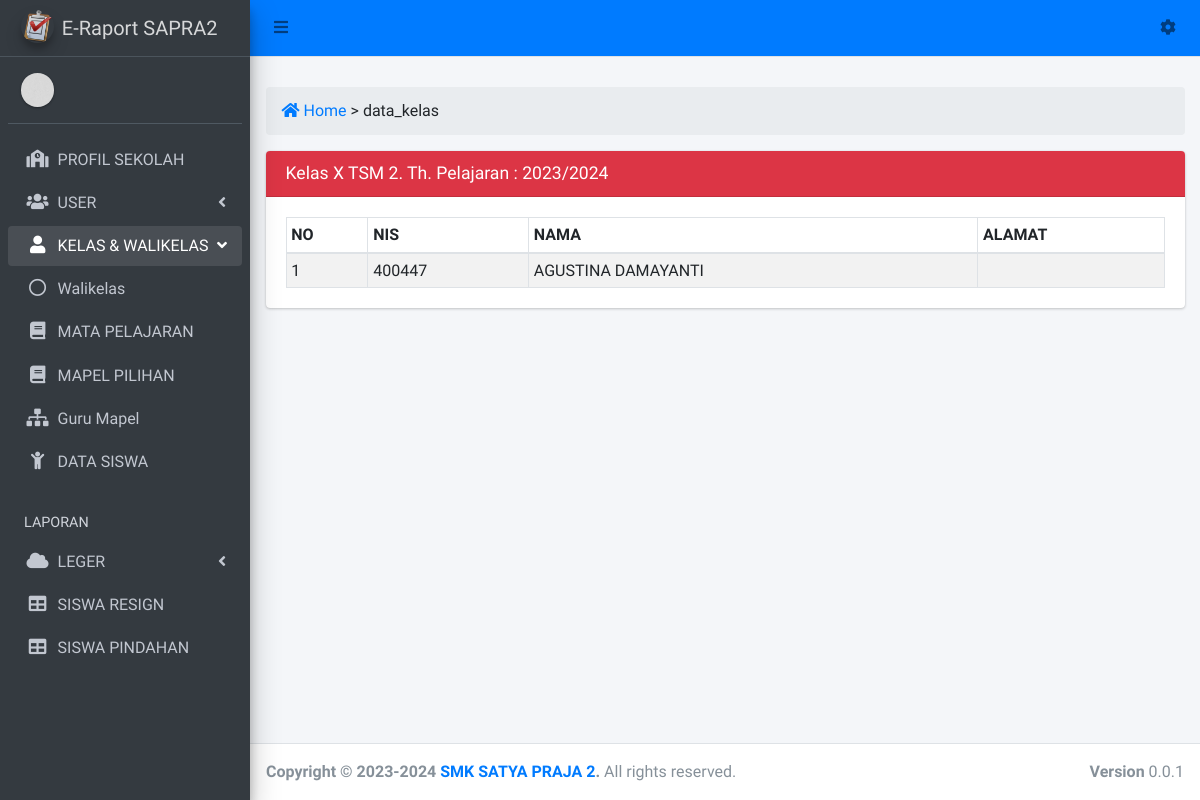
Page /admin?view=data_kelas&kelas=X&jurusan=TSM&pkelas=2&thpel=2023/2024 on the earlier database version.
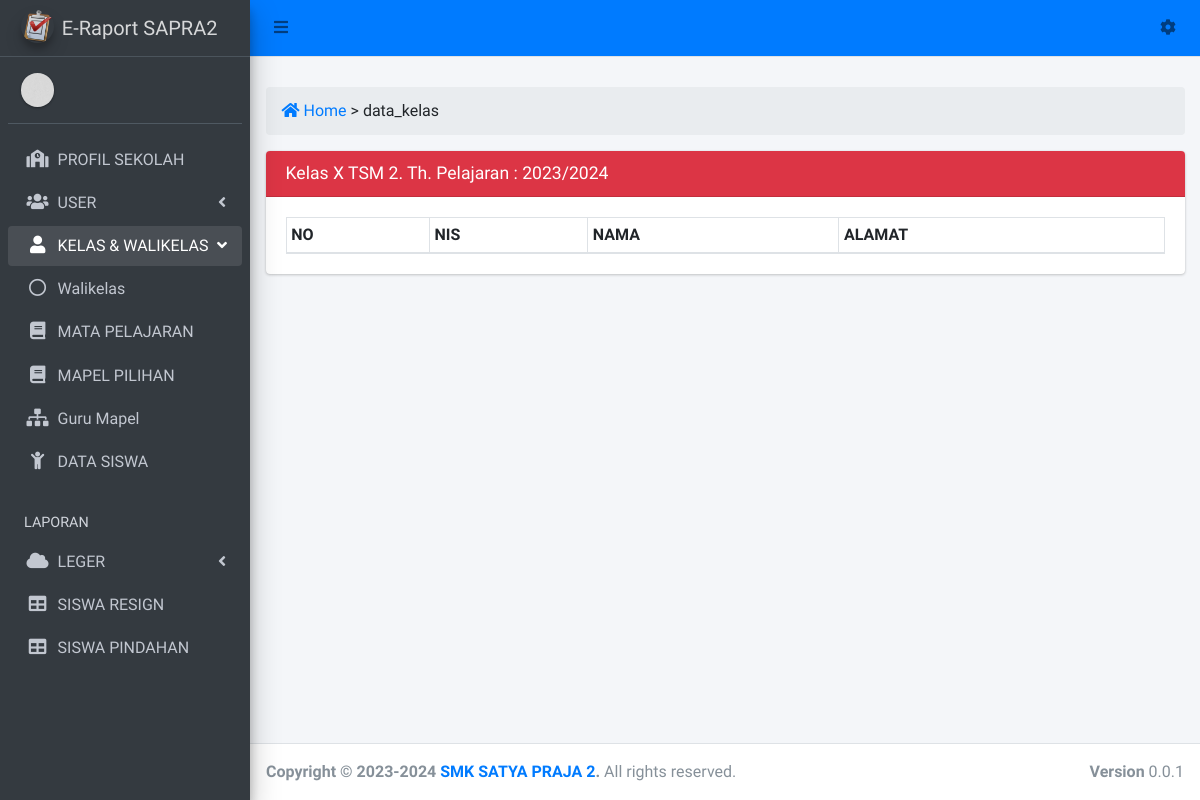
Same page on the later database version.
### tables this page shows
CREATE TABLE `tb_siswa` (
  `id` int(10) NOT NULL,
  `nis` int(10) NOT NULL,
  `nisn` int(20) NOT NULL,
  `nama` varchar(50) NOT NULL,
  `kel` varchar(3) NOT NULL,
  `kelas` varchar(3) NOT NULL,
  `jurusan` varchar(5) NOT NULL,
  `pemkelas` varchar(1) NOT NULL,
  `th_pelajaran` varchar(12) NOT NULL,
  `ttl` varchar(40) NOT NULL,
  `kelamin` enum('L','P') NOT NULL,
  `agama` varchar(10) NOT NULL,
  `status` varchar(20) NOT NULL,
  `anak_ke` int(2) NOT NULL,
  `alamat_siswa` text NOT NULL,
  `hp_siswa` varchar(15) NOT NULL,
  `asal_sekolah` varchar(40) NOT NULL,
  `tgl_terima` varchar(20) NOT NULL,
  `ayah` varchar(50) NOT NULL,
  `ibu` varchar(50) NOT NULL,
  `alamat_ortu` text NOT NULL,
  `hp_ortu` varchar(15) NOT NULL,
  `kerja_ayah` varchar(20) NOT NULL,
  `kerja_ibu` varchar(20) NOT NULL,
  `nama_wali` varchar(50) NOT NULL,
  `alamat_wali` text NOT NULL,
  `hp_wali` varchar(50) NOT NULL,
  `kerja_wali` varchar(20) NOT NULL,
  `semester` enum('Ganjil','Genap','','') NOT NULL
);

### view/operator/home_kelas.php (the view)
<div class="row">
  <div class="col-sm-12">
    <ol class="breadcrumb <?= $bg_breadcrumb;  ?>">
	    <li><a href="admin" class="pr-1"><i class="fas fa-home"></i> Home</a></li>
	    <li class="active"> > <?= $_GET['view'] ?: 'Dashboard'; ?></li>
	  </ol>
  </div>
</div>
<?php
if (isset($_GET['kelas']) && isset($_GET['jurusan']) && isset($_GET['pkelas']) && isset($_GET['thpel'])) {
	$kelas = $_GET['kelas'];
	$jurusan = $_GET['jurusan'];
	$pkelas = $_GET['pkelas'];
	$th_pelajaran = $_GET['thpel'];
?>
<div class="row">
	<div class="col-sm-12">
		<div class="card">
			<div class="card-header bg-danger">
				<h3 class="card-title">Kelas <?= $kelas." ".$jurusan." ".$pkelas; ?>. Th. Pelajaran : <?= $th_pelajaran; ?></h3>
			</div>
			<div class="card-body">
				<table id="example1" class="table table-sm table-bordered table-striped">
					<thead>
						<tr>
							<th>NO</th>
							<th>NIS</th>
							<th>NAMA</th>
							<th>ALAMAT</th>
						</tr>
					</thead>
					<tbody>
						<?php
						$no = 1;
						$sql = mysqli_query($koneksi, "select * from tb_siswa where kelas = '$kelas' and jurusan = '$jurusan' and pemkelas = '$pkelas' and th_pelajaran = '$th_pelajaran'");
						while ($data = mysqli_fetch_array($sql)) { ?>
							<tr>
								<td><?= $no++; ?></td>
								<td><?= $data['nis']; ?></td>
								<td><?= $data['nama']; ?></td>
								<td><?= $data['alamat_siswa']; ?></td>
							</tr>
						<?php }
						?>
					</tbody>
				</table>
			</div>
		</div>
	</div>
</div>
<?php } ?>

Differences in the rows shown:
no longer on this page (row edited): tb_siswa: nis "400447", nama "AGUSTINA DAMAYANTI"
